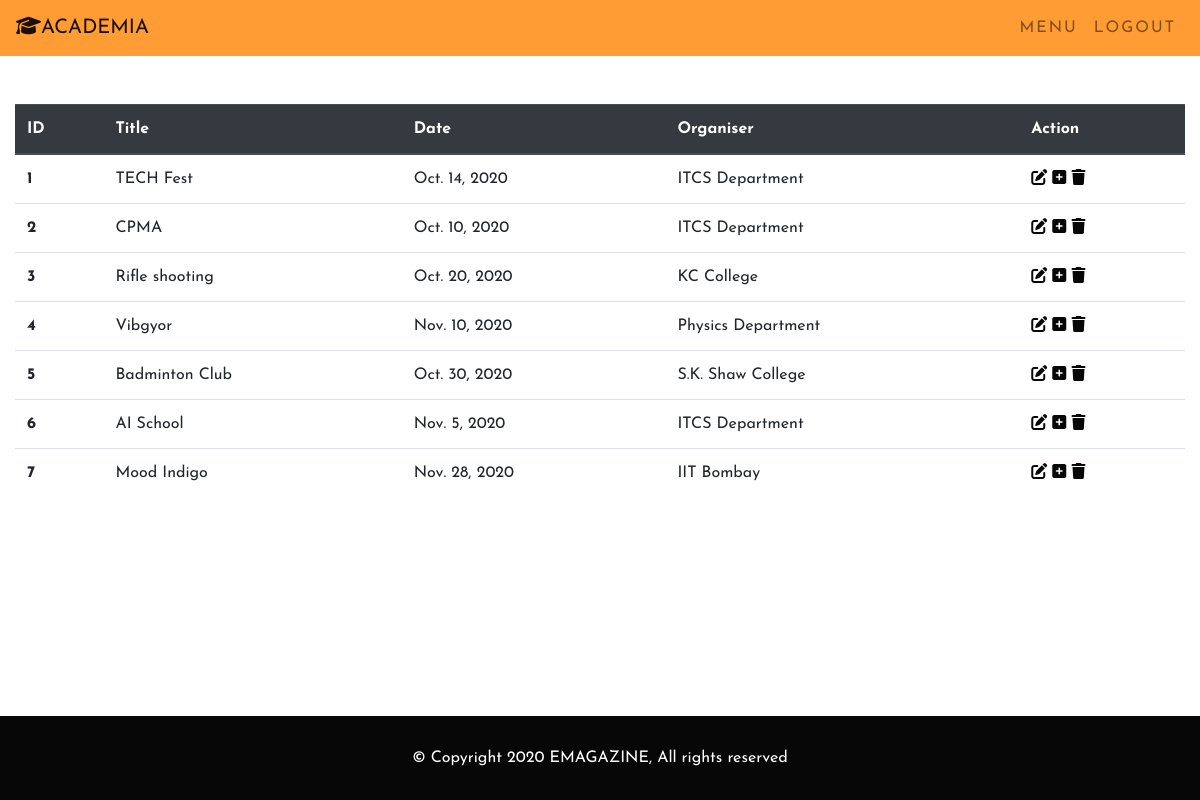
Before: /options/etab/ with the older database file.
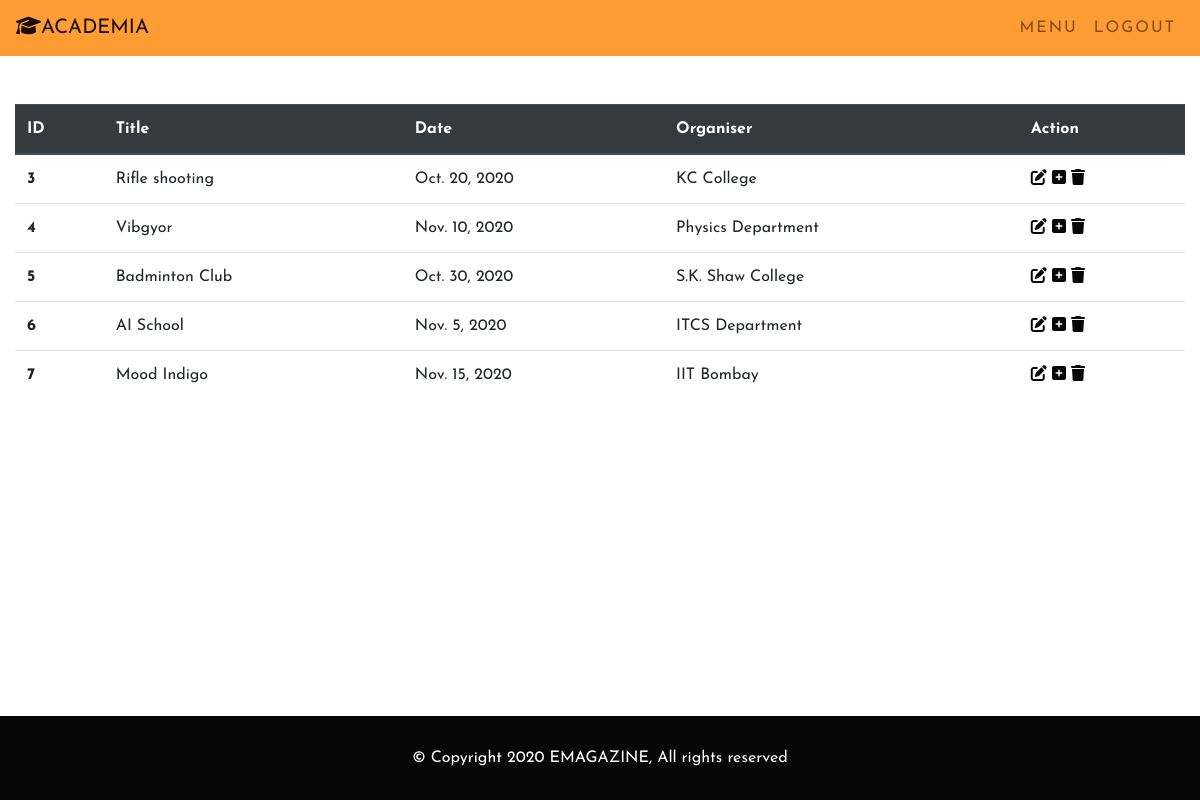
After: the same page with the newer database file.
### EMAG_APP/models.py (models this page shows, shortened)
class Event(models.Model):
    user_id = models.ForeignKey(
        to=User, on_delete=models.CASCADE, null=True, related_name='events')
    event_title = models.CharField(
        max_length=755, null=False, blank=False, unique=True)
    event_category = models.CharField(
        null=False, blank=False, max_length=400, choices=EVENT_CHOICES)
    event_tags = models.CharField(max_length=400, null=True, blank=True)
    organised_by = models.CharField(max_length=1000, null=True, blank=True)
    sponsored_by = models.CharField(max_length=1000, null=True, blank=True)
    event_data = models.FileField(null=True, blank=True)
    event_banner = models.ImageField(null=True, blank=True)
    event_description = models.TextField(null=False, blank=False)
    event_date = models.DateField(null=False, blank=False)
    uploaded_at = models.DateTimeField(default=timezone.now)

### EMAG_APP/views.py (the view)
# urls.py: path('options/etab/', etab_view),
def etab_view(request):
    etab = Event.objects.all()
    return render(request, "emag_admin/etab.html", {"etab": etab})

### EMAG_APP/templates/emag_admin/etab.html
{% extends 'lognav.html' %}{% load static %}
{% block body %}
<div class="container-fluid my-5">
    <table class="table">
        <thead class="thead-dark">
          <tr>
            <th scope="col">ID</th>
            <th scope="col">Title</th>
            <th scope="col">Date</th>
            <th scope="col">Organiser</th>
            <th scope="col">Action</th>
          </tr>
        </thead>
        <tbody>
        {% for et in etab %}
          <tr>
            <th scope="row">{{ et.id }}</th>
            <td>{{ et.event_title }}</td>
            <td>{{ et.event_date }}</td>
            <td>{{ et.organised_by }}</td>
            <td>
              <a href="#" ><i class="fas fa-edit"></i></a>
              <a href="/add-event/" ><i class="fas fa-plus-square"></i></a>
              <a href="#" ><i class="fas fa-trash"></i></a>
            </td>
          </tr>
          {% endfor %}
        </tbody>
      </table>
</div>
{% endblock %}

Changed rows visible on the page:
removed Event: id "1", event_title "TECH Fest", event_date "Oct. 14, 2020", organised_by "ITCS Department"
removed Event: id "2", event_title "CPMA", event_date "Oct. 10, 2020", organised_by "ITCS Department"
changed Event "Mood Indigo": event_date "Nov. 28, 2020" → "Nov. 15, 2020"
